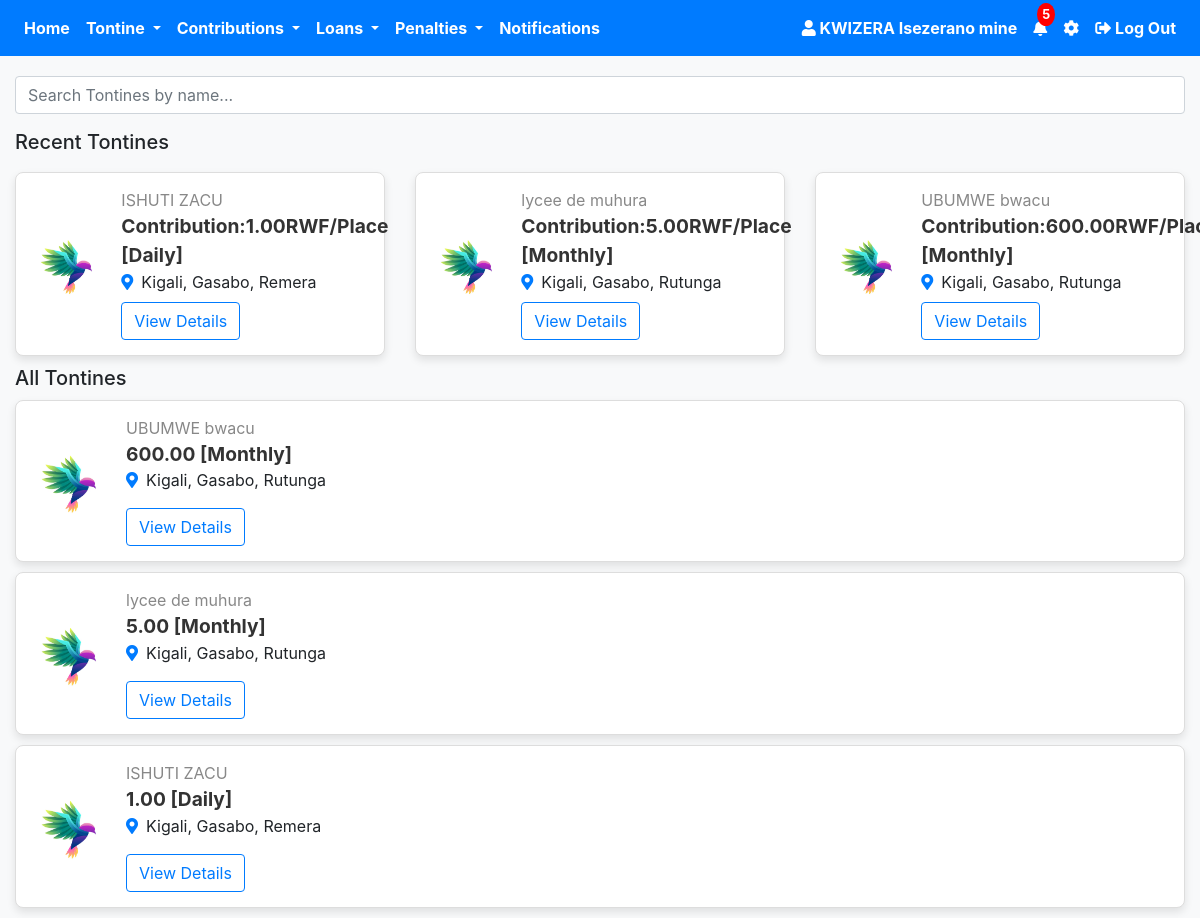
Screenshot of /user_profile.php (signed in) with the database file from the repository.
### tables this page shows
CREATE TABLE `users` (
  `id` int(11) NOT NULL,
  `firstname` varchar(50) NOT NULL,
  `lastname` varchar(50) NOT NULL,
  `phone_number` varchar(15) NOT NULL,
  `idno` varchar(50) NOT NULL,
  `idnotype` varchar(50) NOT NULL,
  `idno_picture` varchar(255) NOT NULL,
  `behalf_name` varchar(30) NOT NULL,
  `behalf_phone_number` varchar(30) NOT NULL,
  `password` varchar(255) NOT NULL,
  `image` varchar(255) NOT NULL,
  `otp` int(11) DEFAULT 0,
  `verified` tinyint(4) NOT NULL DEFAULT 0,
  `otp_used` tinyint(1) NOT NULL DEFAULT 0,
  `otp_login` int(11) NOT NULL DEFAULT 0,
  `otp_forgot` int(11) NOT NULL,
  `otp_behalf` int(11) NOT NULL,
  `otp_behalf_used` tinyint(1) NOT NULL,
  `terms` tinyint(1) DEFAULT 0,
  `created_at` timestamp NOT NULL DEFAULT current_timestamp(),
  `updated_at` timestamp NOT NULL DEFAULT current_timestamp() ON UPDATE current_timestamp(),
  `role` enum('User','Sector','Court') DEFAULT 'User'
);

CREATE TABLE `tontine` (
  `id` int(11) NOT NULL,
  `tontine_name` varchar(255) NOT NULL,
  `logo` varchar(255) DEFAULT NULL,
  `join_date` date NOT NULL,
  `province` varchar(100) NOT NULL,
  `district` varchar(100) NOT NULL,
  `sector` varchar(100) NOT NULL,
  `total_contributions` decimal(10,2) NOT NULL,
  `occurrence` enum('Daily','Weekly','Monthly') NOT NULL,
  `time` time DEFAULT NULL,
  `day` enum('Monday','Tuesday','Wednesday','Thursday','Friday','Saturday','Sunday') DEFAULT NULL,
  `date` date DEFAULT NULL,
  `created_at` timestamp NOT NULL DEFAULT current_timestamp(),
  `user_id` int(11) DEFAULT NULL,
  `role` varchar(30) NOT NULL,
  `purpose` varchar(255) NOT NULL,
  `rules` varchar(255) NOT NULL,
  `status` enum('Not Justified','Justification Request sent','Justified','Rejected') DEFAULT 'Not Justified',
  `reason` varchar(255) NOT NULL,
  `interest` decimal(10,2) NOT NULL DEFAULT 0.00,
  `payment_frequency` enum('Monthly','Weekly') NOT NULL,
  `frequent_payment_date` date DEFAULT NULL,
  `frequent_payment_day` enum('Monday','Tuesday','Wednesday','Thursday','Friday','Saturday','Sunday') DEFAULT NULL
);

### user_profile.php (the view, shortened to what this page needs)
<?php
require 'config.php';
$user_id = $_SESSION['user_id'];
$stmt = $pdo->prepare("SELECT firstname, lastname, phone_number, image FROM users WHERE id = :id");
$stmt->bindParam(':id', $user_id);
$stmt->execute();
$user = $stmt->fetch(PDO::FETCH_ASSOC);
$user_name = htmlspecialchars($user['firstname'] . ' ' . $user['lastname']);
$total_notifications = 5;
?>
<!DOCTYPE html>
<html lang="en">
<head>
    <link rel="stylesheet" href="https://stackpath.bootstrapcdn.com/bootstrap/4.5.2/css/bootstrap.min.css">
    <link rel="stylesheet" href="https://cdnjs.cloudflare.com/ajax/libs/font-awesome/5.15.4/css/all.min.css">
</head>
<body>
    <nav class="navbar navbar-expand-lg navbar-dark bg-primary">
        <div class="collapse navbar-collapse" id="navbarNav">
            <ul class="navbar-nav mr-auto">
                <li class="nav-item">
                    <a class="nav-link font-weight-bold text-white" href="user_profile.php">Home</a>
                </li>
                <li class="nav-item dropdown">
                    <a class="nav-link dropdown-toggle font-weight-bold text-white" href="#" id="paymentsDropdown" role="button" data-toggle="dropdown" aria-haspopup="true" aria-expanded="false">
                        Tontine
                    </a>
                </li>
                <li class="nav-item dropdown">
                    <a class="nav-link dropdown-toggle font-weight-bold text-white" href="#" id="contributionsDropdown" role="button" data-toggle="dropdown" aria-haspopup="true" aria-expanded="false">
                        Contributions
                    </a>
                </li>
                <li class="nav-item dropdown">
                    <a class="nav-link dropdown-toggle font-weight-bold text-white" href="#" id="loansDropdown" role="button" data-toggle="dropdown" aria-haspopup="true" aria-expanded="false">
                        Loans
                    </a>
                </li>
                <li class="nav-item dropdown">
                    <a class="nav-link dropdown-toggle font-weight-bold text-white" href="#" id="penaltiesDropdown" role="button" data-toggle="dropdown" aria-haspopup="true" aria-expanded="false">
                        Penalties
                    </a>
                </li>
                <li class="nav-item">
                    <a class="nav-link font-weight-bold text-white" href="#">Notifications</a>
                </li>
            </ul>
            <ul class="navbar-nav ml-auto">
                <li class="nav-item">
                    <a class="nav-link font-weight-bold text-white" href="#">
                        <i class="fas fa-user"></i>
                        <?php echo htmlspecialchars($user_name); ?>
                    </a>
                </li>
                <li class="nav-item">
                    <a class="nav-link position-relative font-weight-bold text-white" href="#">
                        <i class="fas fa-bell"></i>
                        <span class="notification-badge"><?php echo $total_notifications; ?></span>
                    </a>
                </li>
                <li class="nav-item">
                    <a class="nav-link font-weight-bold text-white" href="setting.php">
                        <i class="fas fa-cog"></i>
                    </a>
                </li>
                <li class="nav-item">
                    <a class="nav-link font-weight-bold text-white" href="#" onclick="confirmLogout()">
                        <i class="fas fa-sign-out-alt"></i> Log Out
                    </a>
                </li>
            </ul>
        </div>
    </nav>
<div class="container mt-1">
<div class="form-group">
    <input type="text" id="search" class="form-control" placeholder="Search Tontines by name..." onkeyup="searchTontines()">
</div>
    <h5>Recent Tontines</h5>
    <div class="row recent-tontines">
    <?php
    $recentQuery = $pdo->query("SELECT * FROM tontine ORDER BY created_at DESC LIMIT 3");
    while ($tontine = $recentQuery->fetch(PDO::FETCH_ASSOC)) {
        $logo = !empty($tontine['logo']) ? $tontine['logo'] : 'default-logo.png';
        $timeInfo = '';
        echo "
        <div class='col-md-4'>
            <div class='job-card'>
                <img src='$logo' alt='Tontine Logo' class='job-logo'>
                <div class='job-info'>
                    <span class='company-name'>{$tontine['tontine_name']}</span>
     <div class='job-title'>Contribution:{$tontine['total_contributions']}RWF/Place [{$tontine['occurrence']}]</div>
                    <div class='timer'>$timeInfo</div>
                    <div class='details'>
                        <i class='fas fa-map-marker-alt icon'></i>{$tontine['province']}, {$tontine['district']}, {$tontine['sector']}
                    </div>
                   <button class='btn btn-outline-primary mt-2' onclick='confirmJoinTontine(" . $tontine['id'] . ")'>View Details</button>
                </div>
            </div>
        </div>
        ";
    }
    ?>
</div>
    <h5>All Tontines</h5>
    <div class="job-listings">
        <?php
        $query = $pdo->query("SELECT * FROM tontine");
        while ($tontine = $query->fetch(PDO::FETCH_ASSOC)) {
            $logo = !empty($tontine['logo']) ? $tontine['logo'] : 'default-logo.png';
            $timeInfo = '';
            echo "
            <div class='job-card'>
                <img src='$logo' alt='Tontine Logo' class='job-logo'>
                <div class='job-info'>
                    <span class='company-name'>{$tontine['tontine_name']}</span>
                    <div class='job-title'>{$tontine['total_contributions']} [{$tontine['occurrence']}]</div>
                    <div class='details'>
                        <i class='fas fa-map-marker-alt icon'></i>{$tontine['province']}, {$tontine['district']}, {$tontine['sector']}
                    </div>
                    <div class='timer mt-2'>
                        $timeInfo
                    </div>
                  <button class='btn btn-outline-primary mt-2' onclick='confirmJoinTontine(" . $tontine['id'] . ")'>View Details</button>
                </div>
            </div>";
        }
        ?>
    </div>
</div>
</body>
</html>

### user_profile.php (style rules this page uses)
.container { max-width: 1000%; }
.job-card { width: 100%; max-width: 1000%; border: 1px solid #ddd; border-radius: 8px; margin: 10px auto; padding: 15px; box-shadow: 0 4px 8px rgba(0, 0, 0, 0.1); background-color: #fff; transition: transform 0.3s ease; display: flex; align-items: center; }
.job-logo { width: 80px; height: 80px; border-radius: 8px; object-fit: cover; margin-right: 15px; }
.job-info { flex-grow: 1; }
.job-title { font-size: 1.2rem; font-weight: bold; color: #333; }
.company-name { font-size: 1rem; color: #888; }
.icon { color: #007bff; margin-right: 8px; }
body { background-color: #f8f9fa; }
.navbar { margin-bottom: 20px; }
.notification-badge { position: absolute; top: -5px; right: -0px; background-color: red; color: white; border-radius: 50%; padding: 2px 5px; font-size: 0.80rem; }

### rows the page displays
users: user_name "KWIZERA Isezerano mine"
tontine: logo (picture), tontine_name "ISHUTI ZACU", total_contributions "1.00", occurrence "Daily", province "Kigali", district "Gasabo", sector "Remera"
tontine: logo (picture), tontine_name "lycee de muhura", total_contributions "5.00", occurrence "Monthly", province "Kigali", district "Gasabo", sector "Rutunga"
tontine: logo (picture), tontine_name "UBUMWE bwacu", total_contributions "600.00", occurrence "Monthly", province "Kigali", district "Gasabo", sector "Rutunga"

### other values shown
$total_notifications "5"
